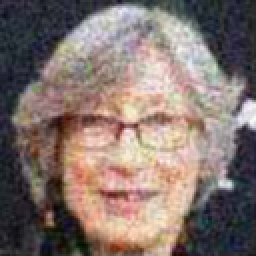
#> input picture lr/ffhq_000098_d3.png, 128 x 128 px (shown 2 times larger)
$ python cal_frc.py --gt_dir ../lr --sr_dir ../lr
#> lines starting #> are read from the running program, lines starting #| are printed output that depends on the picture
#!/usr/bin/env python
"""
cal_frc.py — Fourier Ring Correlation (FRC) dan FRC-AUC terhadap ground truth.

MENGAPA METRIK INI
    PSNR dan SSIM didominasi komponen frekuensi rendah: spektrum citra natural
    meluruh kira-kira 1/f, sehingga sebagian besar energinya ada di band rendah
    dan kesalahan pada detail halus nyaris tidak terlihat pada kedua metrik itu.

    FRC menghitung korelasi SECARA TERPISAH untuk tiap cincin frekuensi, lalu
    tiap cincin diberi bobot sama. Hasilnya: kurva yang menunjukkan sampai
    frekuensi berapa rekonstruksi masih setia pada ground truth — persis
    pertanyaan yang diajukan penelitian ini.

DEFINISI
    Untuk tiap cincin q pada bidang Fourier:

        FRC(q) = Re[ sum F1 * conj(F2) ] / sqrt( sum|F1|^2 * sum|F2|^2 )

    Nilainya pada [-1, 1]; 1 berarti kedua citra identik secara fase dan
    amplitudo pada frekuensi tersebut. FRC-AUC adalah rata-rata kurva itu atas
    seluruh cincin, dinormalisasi ke [0, 1] pada sumbu frekuensi — satu skalar
    yang merangkum kesetiaan di SELURUH pita, bukan hanya band rendah.

    Komponen DC (q=0) dilewati: ia satu piksel dan selalu berkorelasi sempurna.

CARA PAKAI
    python scripts/cal_frc.py --gt_dir gt --sr_dir out/full_v2.1_s1
    python scripts/cal_frc.py --gt_dir gt --sr_dir out/baseline,out/full_v2.1_s1

    Beberapa direktori dipisah koma akan dibandingkan pada DAFTAR NAMA YANG SAMA
    — syarat kebenaran, bukan kenyamanan: konten scene sangat memengaruhi
    statistik frekuensi, jadi membandingkan kondisi pada gambar berbeda bisa
    membalik kesimpulan.

TIDAK BUTUH GPU
    Murni numpy + PIL. Empat puluh citra 512x512 selesai dalam hitungan detik.
"""

from __future__ import annotations

import argparse
import os
from glob import glob

import numpy as np
from PIL import Image


def _luma(path: str) -> np.ndarray:
#> called with path = '../lr/ffhq_000098_d3.png'
    a = np.asarray(Image.open(path).convert("RGB")).astype(np.float64) / 255.0
    return 0.299 * a[..., 0] + 0.587 * a[..., 1] + 0.114 * a[..., 2]
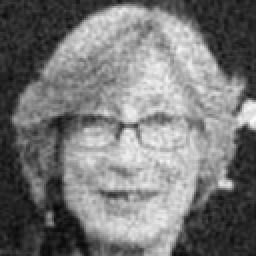
#> returned value: shape (128, 128) float64 (shown 2 times larger); min 0.0266, max 0.984, mean 0.469


def frc_curve(a: np.ndarray, b: np.ndarray, eps: float = 1e-12):
    """Kurva FRC antara dua citra grayscale berukuran sama.

    Returns:
        freq: frekuensi ternormalisasi tiap cincin, 0 (DC) sampai 1 (Nyquist)
        frc : nilai korelasi tiap cincin
    """
#> called with eps = 1e-12
    h, w = a.shape
#> h = 128; w = 128
    A = np.fft.fft2(a)
    B = np.fft.fft2(b)

    # jarak radial tiap bin Fourier, dalam satuan piksel frekuensi
    fy = np.fft.fftfreq(h) * h
    fx = np.fft.fftfreq(w) * w
    r = np.sqrt(fy[:, None] ** 2 + fx[None, :] ** 2)
    ring = r.astype(np.int64).ravel()
    qmax = min(h, w) // 2
#> qmax = 64

    num = np.bincount(ring, weights=(A * np.conj(B)).real.ravel(), minlength=qmax + 1)
#> num = 91 values, max 59112445.7 at index 0, min 0.00143 at index 90, mean 847645.3
    d1 = np.bincount(ring, weights=(np.abs(A) ** 2).ravel(), minlength=qmax + 1)
#> d1 has the same summary as num
    d2 = np.bincount(ring, weights=(np.abs(B) ** 2).ravel(), minlength=qmax + 1)
#> d2 has the same summary as num

    q = np.arange(1, qmax + 1)          # lewati DC
#> q = 64 values from 1 to 64
    frc = num[1:qmax + 1] / (np.sqrt(d1[1:qmax + 1] * d2[1:qmax + 1]) + eps)
#> frc = 64 values, max 1 at index 3, min 1 at index 63, mean 1
    return q / qmax, frc


def evaluate(gt_dir: str, sr_dir: str, names: list) -> dict:
    curves = []
    for n in names:
        gt, sr = _luma(os.path.join(gt_dir, n)), _luma(os.path.join(sr_dir, n))
        if gt.shape != sr.shape:        # samakan ukuran bila berbeda
            h = min(gt.shape[0], sr.shape[0])
            w = min(gt.shape[1], sr.shape[1])
            gt, sr = gt[:h, :w], sr[:h, :w]
        freq, c = frc_curve(sr, gt)
#> freq = 64 values from 0.0156 to 1; c has the same summary as frc in frc_curve
        curves.append(c)
    C = np.mean(np.stack(curves), axis=0)
    # AUC = rata-rata kurva; cincin berjarak seragam sehingga ini setara luas
    # di bawah kurva pada sumbu frekuensi ternormalisasi [0, 1].
    band = lambda lo, hi: float(C[(freq >= lo) & (freq < hi)].mean())
    return {
        "FRC-AUC": float(C.mean()),
        "rendah (0.0-0.33)": band(0.0, 1 / 3),
        "menengah (0.33-0.67)": band(1 / 3, 2 / 3),
        "tinggi (0.67-1.0)": band(2 / 3, 1.0001),
        "n": len(curves),
    }


def main() -> None:
    ap = argparse.ArgumentParser()
    ap.add_argument("--gt_dir", required=True)
    ap.add_argument("--sr_dir", required=True,
                    help="satu direktori, atau beberapa dipisah koma")
    ap.add_argument("--log_name", default="", help="salin keluaran ke berkas")
    args = ap.parse_args()

    dirs = [d.strip() for d in args.sr_dir.split(",") if d.strip()]
    gt_names = {os.path.basename(p) for p in glob(os.path.join(args.gt_dir, "*.png"))}

    # nama yang ada di GT DAN di semua direktori SR
    names = sorted(gt_names.intersection(
        *[{os.path.basename(p) for p in glob(os.path.join(d, "*.png"))} for d in dirs]
    ))
    assert names, "tidak ada nama berkas yang sama di GT dan semua direktori SR"

    out = [f"[frc] {len(names)} citra, dibandingkan pada daftar nama yang sama\n",
           f"{'kondisi':28}{'FRC-AUC':>10}{'rendah':>10}{'menengah':>11}{'tinggi':>9}"]
    base = None
    for d in dirs:
        m = evaluate(args.gt_dir, d, names)
        if base is None:
            base = m["FRC-AUC"]
        delta = f"  ({100 * (m['FRC-AUC'] / base - 1):+.1f}%)" if len(dirs) > 1 else ""
        out.append(f"{os.path.basename(d.rstrip('/')):28}{m['FRC-AUC']:10.4f}"
                   f"{m['rendah (0.0-0.33)']:10.4f}{m['menengah (0.33-0.67)']:11.4f}"
                   f"{m['tinggi (0.67-1.0)']:9.4f}{delta}")
    if len(dirs) > 1:
        out.append("\nSelisih dihitung terhadap direktori PERTAMA pada --sr_dir.")
    out.append("\nFRC-AUC pada [-1, 1]; makin tinggi makin setia ke GT di seluruh pita.")
    out.append("Kolom 'tinggi' yang paling relevan untuk rekonstruksi detail.")

    text = "\n".join(out)
    print(text)
    if args.log_name:
        with open(args.log_name, "w") as f:
            f.write(text + "\n")


if __name__ == "__main__":
    main()

$ run again, on lr/ffhq_000229_d3.png
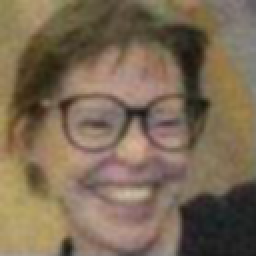
#> input picture lr/ffhq_000229_d3.png, 128 x 128 px (shown 2 times larger)
#> in _luma, `return 0.299 * a[..., 0] + 0.587 * a[..., 1] + 0.114 * a[..., 2]`:
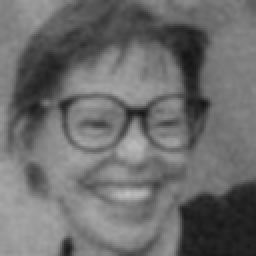
#> returned value: shape (128, 128) float64 (shown 2 times larger); min 0.0856, max 0.749, mean 0.427
#> num = 91 values, max 48976089.7 at index 0, min 2.87e-05 at index 90, mean 598438.4
#> d1 has the same summary as num
#> d2 has the same summary as num
#> frc = 64 values, max 1 at index 3, min 1 at index 63, mean 1
#> freq = 64 values from 0.0156 to 1; c has the same summary as frc in frc_curve
#> C has the same summary as frc in frc_curve
#> m = {'FRC-AUC': 1, 'rendah (0.0-0.33)': 1, 'menengah (0.33-0.67)': 1, 'tinggi (0.67-1.0)': 1, 'n': 1}
#> base = 1
#> delta = ''
#| [frc] 1 citra, dibandingkan pada daftar nama yang sama
#| kondisi                        FRC-AUC    rendah   menengah   tinggi
#| lr                              1.0000    1.0000     1.0000   1.0000
#| FRC-AUC pada [-1, 1]; makin tinggi makin setia ke GT di seluruh pita.
#| Kolom 'tinggi' yang paling relevan untuk rekonstruksi detail.

$ run again, on lr/ffhq_000232_d1.png
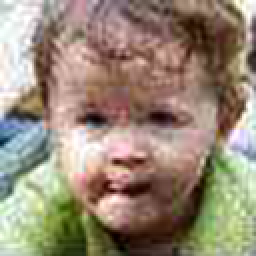
#> input picture lr/ffhq_000232_d1.png, 128 x 128 px (shown 2 times larger)
#> in _luma, `return 0.299 * a[..., 0] + 0.587 * a[..., 1] + 0.114 * a[..., 2]`:
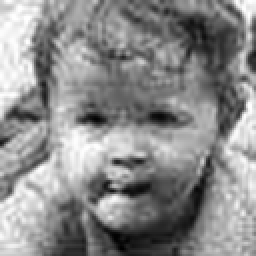
#> returned value: shape (128, 128) float64 (shown 2 times larger); min 0.00117, max 1, mean 0.546
#> num = 91 values, max 79899473.8 at index 0, min 6.78e-06 at index 90, mean 1030938.3
#> d1 has the same summary as num
#> d2 has the same summary as num
#> frc = 64 values, max 1 at index 3, min 1 at index 63, mean 1
#> freq = 64 values from 0.0156 to 1; c has the same summary as frc in frc_curve
#> C has the same summary as frc in frc_curve
#> m = {'FRC-AUC': 1, 'rendah (0.0-0.33)': 1, 'menengah (0.33-0.67)': 1, 'tinggi (0.67-1.0)': 1, 'n': 1}
#> base = 1
#> delta = ''
#| [frc] 1 citra, dibandingkan pada daftar nama yang sama
#| kondisi                        FRC-AUC    rendah   menengah   tinggi
#| lr                              1.0000    1.0000     1.0000   1.0000
#| FRC-AUC pada [-1, 1]; makin tinggi makin setia ke GT di seluruh pita.
#| Kolom 'tinggi' yang paling relevan untuk rekonstruksi detail.

$ run again, on lr/ffhq_000276_d3.png
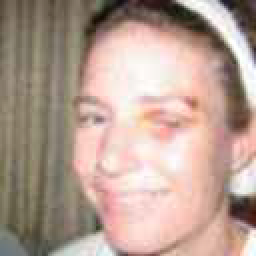
#> input picture lr/ffhq_000276_d3.png, 128 x 128 px (shown 2 times larger)
#> in _luma, `return 0.299 * a[..., 0] + 0.587 * a[..., 1] + 0.114 * a[..., 2]`:
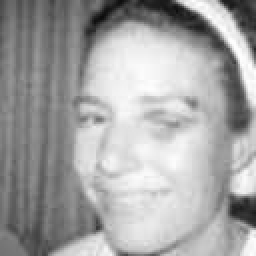
#> returned value: shape (128, 128) float64 (shown 2 times larger); min 0.0465, max 1, mean 0.643
#> num = 91 values, max 111087555.7 at index 0, min 0.481 at index 90, mean 1364175.8
#> d1 has the same summary as num
#> d2 has the same summary as num
#> frc = 64 values, max 1 at index 2, min 1 at index 63, mean 1
#> freq = 64 values from 0.0156 to 1; c has the same summary as frc in frc_curve
#> C has the same summary as frc in frc_curve
#> m = {'FRC-AUC': 1, 'rendah (0.0-0.33)': 1, 'menengah (0.33-0.67)': 1, 'tinggi (0.67-1.0)': 1, 'n': 1}
#> base = 1
#> delta = ''
#| [frc] 1 citra, dibandingkan pada daftar nama yang sama
#| kondisi                        FRC-AUC    rendah   menengah   tinggi
#| lr                              1.0000    1.0000     1.0000   1.0000
#| FRC-AUC pada [-1, 1]; makin tinggi makin setia ke GT di seluruh pita.
#| Kolom 'tinggi' yang paling relevan untuk rekonstruksi detail.
